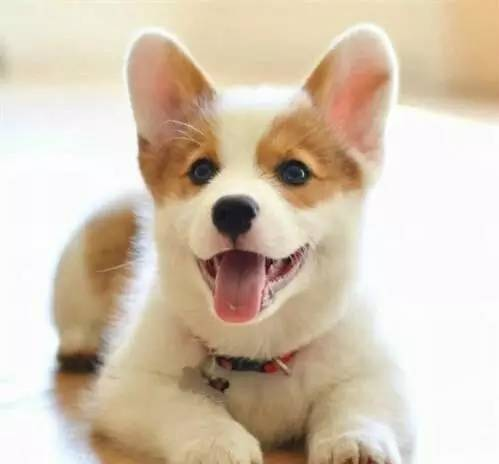
#> input picture 001.png, 499 x 464 px
$ python interface_debug.py
#> lines starting #> are read from the running program, lines starting #| are printed output that depends on the picture
import tkinter as tk
from tkinter.filedialog import *
from tkinter import messagebox
from PIL import Image
from PIL import ImageFilter
from PIL import ImageEnhance
from PIL import ImageTk
from PIL import ImageGrab
from PIL import ImageDraw,ImageFont
import plant_identify_1
#import face_replace_MTCNN
import random
import time
path_image = './001.png'
image_open = Image.open(path_image)
#> image_open is the input picture: PIL image 499x464 RGB; mean R, G, B 212.4, 196.8, 177.3

if image_open is None:
    tk.messagebox.showerror("错误", "请先选择图片!")
else:
    base_img_3 = Image.open("background3.jpg")
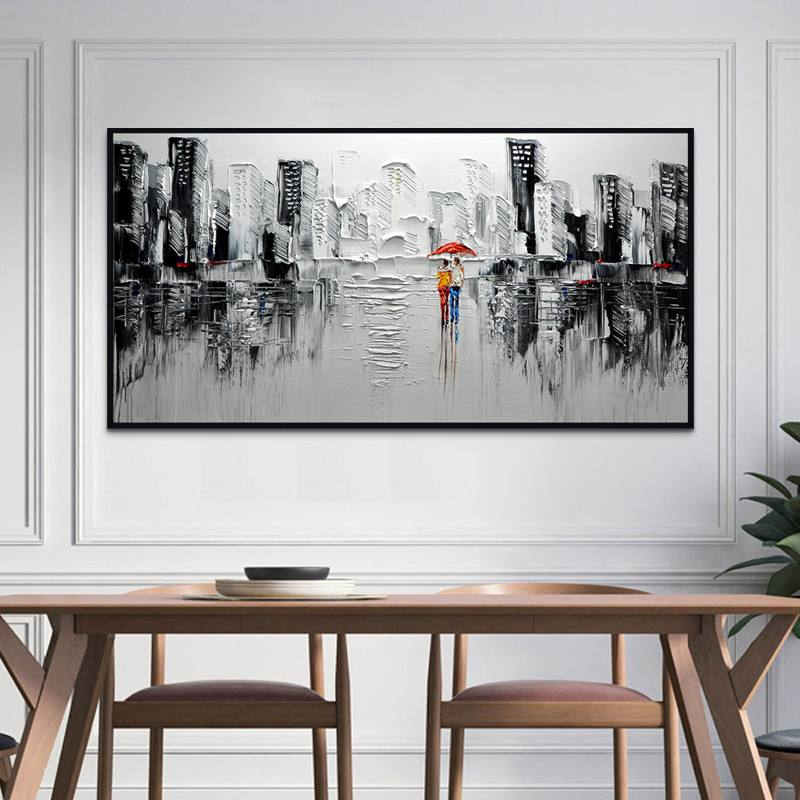
#> input picture background3.jpg, 800 x 800 px
#> base_img_3 is the input picture: PIL image 800x800 RGB; mean R, G, B 172.8, 169.3, 168
    box = (111, 132, 691, 425)
    region = image_open.convert("RGBA")

    region = region.resize((box[2] - box[0], box[3] - box[1]))
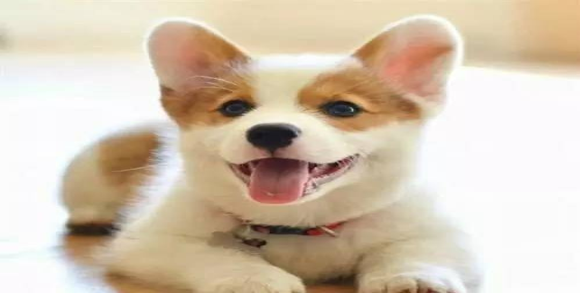
#> region: PIL image 580x293 RGBA; mean R, G, B, A 212.4, 196.8, 177.3, 255
    base_img_3.paste(region, box)
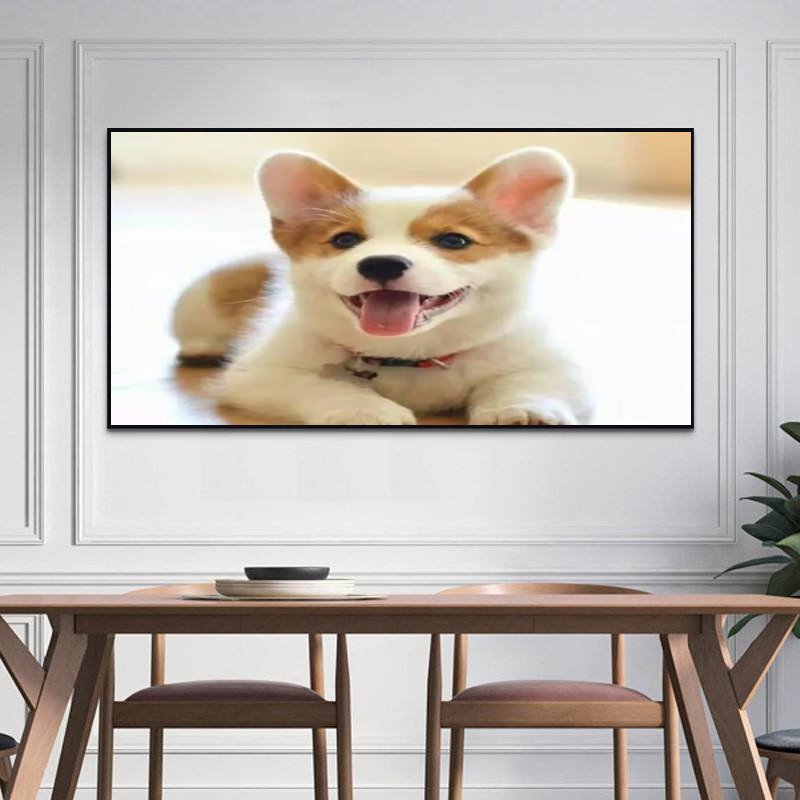
#> base_img_3: PIL image 800x800 RGB; mean R, G, B 191.4, 183.7, 177.2

    base_img_3.show()
    bool_photo = tk.messagebox.askokcancel('提示', '是否保存图片')
    if bool_photo:
        base_img_rename = asksaveasfilename(title="保存文件", filetype=[("PNG", ".png")])
        # print(rename)
        # print(1)

        if base_img_rename == '':
            tk.messagebox.showinfo('提示', '已取消保存！')
        else:
            #base_img_3 = self.add_text_to_image(base_img_3)
            base_img_3.save(str(base_img_rename) + '.png', 'PNG')
            tk.messagebox.showinfo(title="提示 ", message="保存成功! ")
            base_img_3.show()
    else:
        tk.messagebox.showinfo('提示', '已取消保存！')
